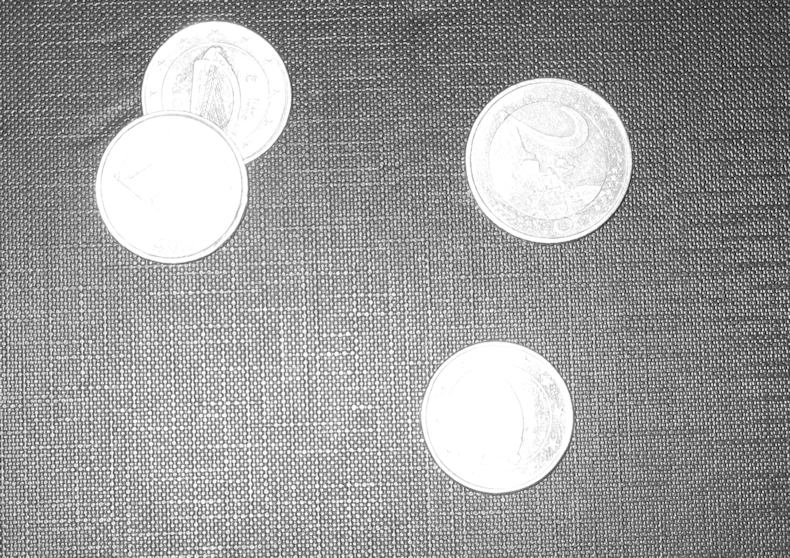
%> input picture Chapter10/images/overlapping_euros1.png, 790 x 558 px
$ octave example10.5.m   (GNU Octave 9; MATLAB toolbox functions it lacks are replaced by stand-ins)
%> lines starting %> are read from the running program, lines starting %| are printed output that depends on the picture; in (x1, y1, x2, y2) boxes, pixels count from 0 and x2, y2 are one past the last pixel; in counts of white or black regions, pixels touching at a corner belong together; the program's own positions count from 1
% Example Matlab script as provided with textbook:
%
%  Fundamentals of Digital Image Processing: A Practical Approach with Examples in Matlab
%  Chris J. Solomon and Toby P. Breckon, Wiley-Blackwell, 2010
%  ISBN: 0470844736, DOI:10.1002/9780470689776, http://www.fundipbook.com
%
center1 = -10;                                  %Create artificial image.....
center2 = -center1;
dist = sqrt(2*(2*center1)^2);
radius = dist/2 * 1.4;
lims = [floor(center1-1.2*radius) ceil(center2+1.2*radius)];
[x,y] = meshgrid(lims(1):lims(2));
bw1 = sqrt((x-center1).^2 + (y-center1).^2) <= radius;
bw2 = sqrt((x-center2).^2 + (y-center2).^2) <= radius;
bw = bw1 | bw2;

D = bwdist(~bw);                                %Calculate basic segmentation function
                                                %(Euclidean distance transform of 	~bw)
subplot(2,2,1), imshow(bw,[]);                  %Display image
subplot(2,2,2), imshow(D,[]);                   %Display basic segmentation function
                                                %Modify segmentation function
D = -D;                                 		%invert and set background pixels lower than all catchment basin minima
D(~bw) = -inf;                                  %
subplot(2,2,3), imshow(D,[]);                   %Display modified segmentation image
L = watershed(D);   subplot(2,2,4), Imagesc(L); %calculate watershed of segmentation function
%> (this line was passed over: Imagesc is not available in this run)
axis image; axis off; colormap(hot); colorbar	%Display labelled image - colour coded

A=imread('overlapping_euros1.png');     		%Read in image
%> A is the input picture: size 558x790 uint8; min 0, max 255, mean 157.2
bw=im2bw(A,graythresh(A));              		%Threshold automatically
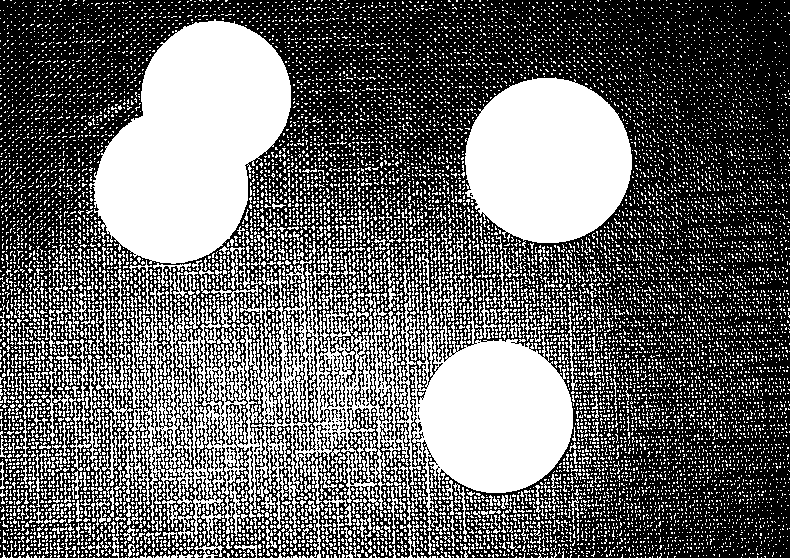
%> bw: size 558x790 logical; 41.1% white; 14250 white regions (13683 under 20 px), largest, box (x1, y1, x2, y2) and area: (89, 19, 291, 264) 32304, (465, 77, 632, 243) 21790, (394, 265, 573, 516) 21121
se=strel('disk',10); bwo=imopen(bw,se); 		%Remove background by opening
%> after `bwo=imopen(bw,se)`:
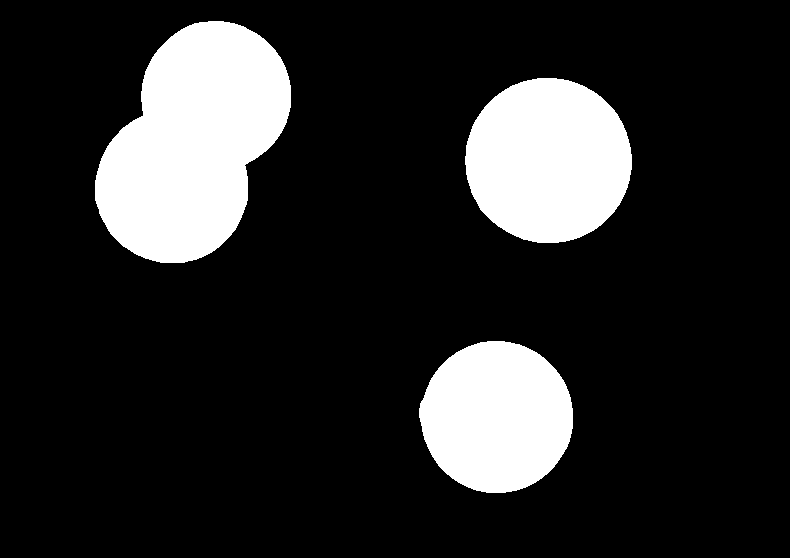
%> bwo: size 558x790 logical; 16.3% white; 3 white regions, box (x1, y1, x2, y2) and area: (95, 21, 291, 263) 32063, (465, 78, 632, 243) 21650, (419, 341, 573, 493) 18190
D = bwdist(~bwo);                       		%Calculate basic segmentation function
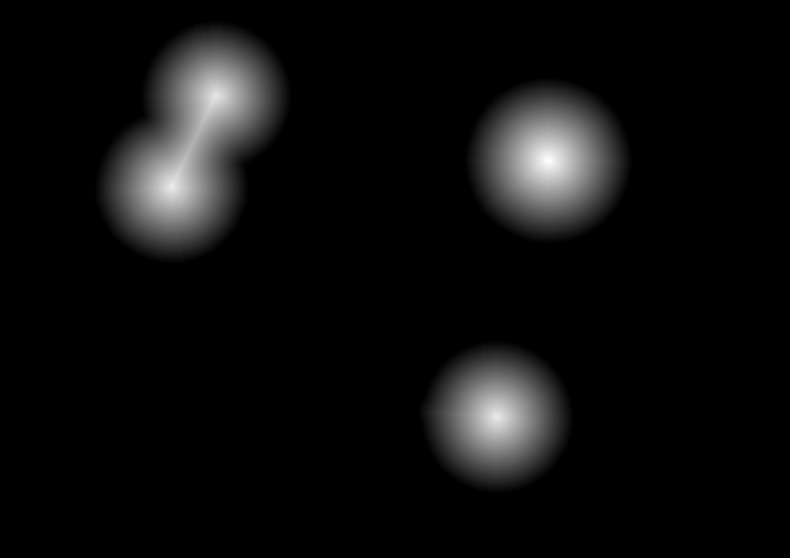
%> D: size 558x790 single; min 0, max 82.37, mean 4.5; drawn with min black and max white
D = -D; D(~bwo) = -255;                 		%invert, set background lower than catchment basin minima
%> after `D = -D`:
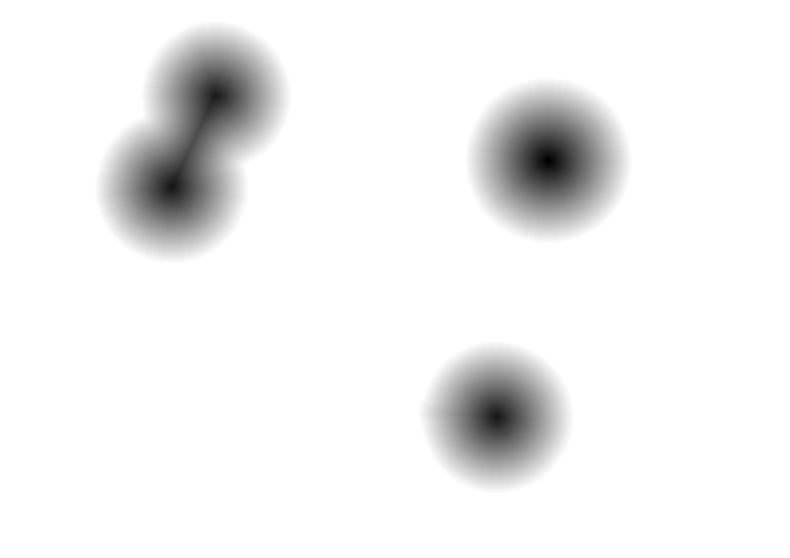
%> D: size 558x790 single; min -82.37, max 0, mean -4.49; drawn with min black and max white
%> after `D(~bwo) = -255`:
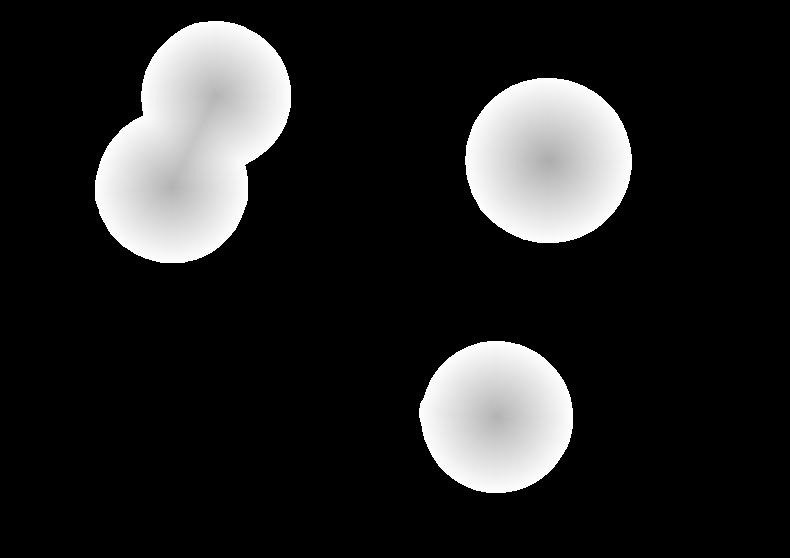
%> D: size 558x790 single; min -255, max -1, mean -217.9; drawn with min black and max white
L = watershed(D);                       		%calculate watershed
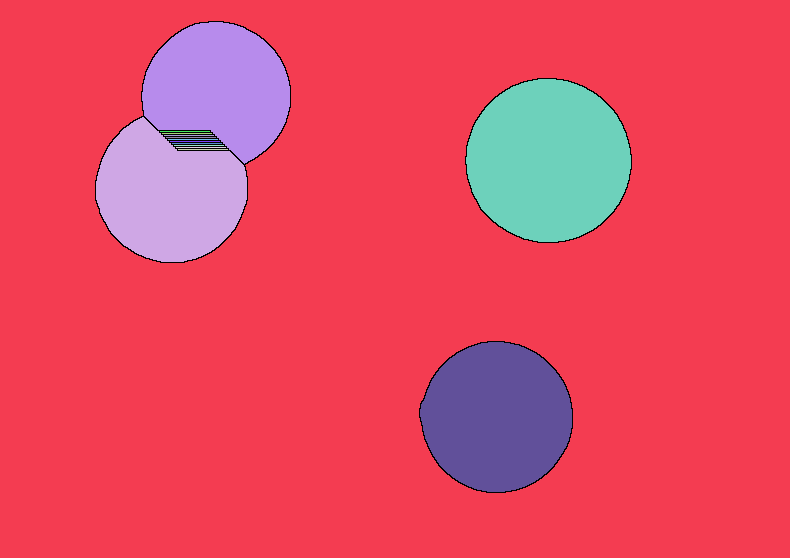
%> L: size 558x790 uint8; 16 distinct labels, from 0 to 15; one colour per label, 0 black

figure, subplot(1,4,1), imshow(A);              %Display original
subplot(1,4,2), imshow(bw)              		%Thresholded image
subplot(1,4,3), imshow(D,[]);           		%Display basic segmentation function
ind=find(L==0); Ac=A; Ac(ind)=0;        		%Identify watersheds and set=0 on original
%> after `ind=find(L==0)`: ind = 2818 values from 53191 to 352268
%> after `Ac(ind)=0`:
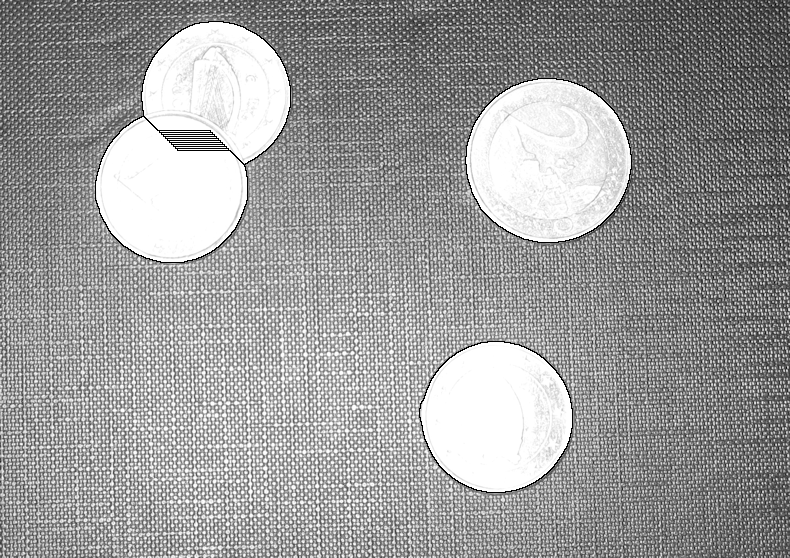
%> Ac: size 558x790 uint8; 0.64% of pixels changed, all inside (x1, y1, x2, y2) = (95, 21, 632, 493)
subplot(1,4,4), imshow(Ac,[]); hold on     		%Segmentation superimposed on original
%Lrgb = label2rgb(L, 'jet', 'w', 'shuffle');     		%calculate label image
%himage = imshow(Lrgb); set(himage, 'AlphaData', 0.3);   %Superimpose transparently on original

$ run again, with Chapter10/images/pears.png copied over Chapter10/images/overlapping_euros1.png
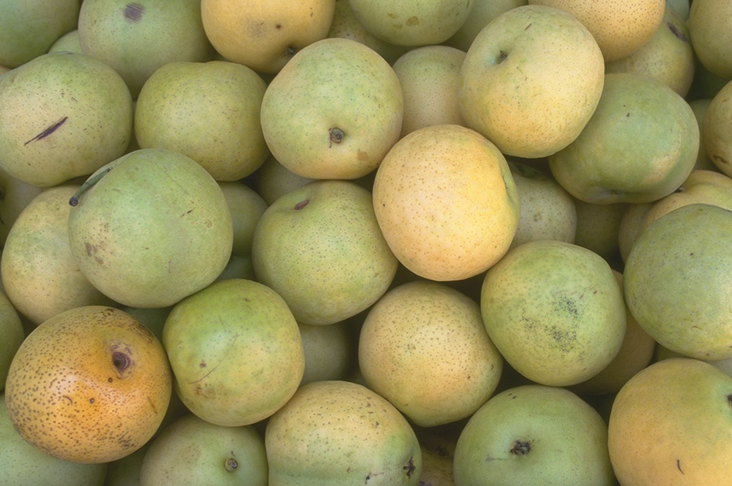
%> input picture Chapter10/images/pears.png, 732 x 486 px
%> A is the input picture: size 486x732x3 uint8; mean R, G, B 154.5, 146.4, 91.1
%> bw: size 486x732 logical; 70.5% white; 653 black regions (630 under 20 px), largest, box (x1, y1, x2, y2) and area: (0, 0, 732, 486) 97441, (0, 0, 84, 74) 3580, (509, 437, 536, 466) 503
%> bwo: size 486x732 logical; 62.9% white; 30 black regions (18 under 20 px), largest, box (x1, y1, x2, y2) and area: (0, 0, 732, 486) 130468, (124, 0, 144, 21) 317, (329, 127, 347, 148) 235
%> `L = watershed(D);`:
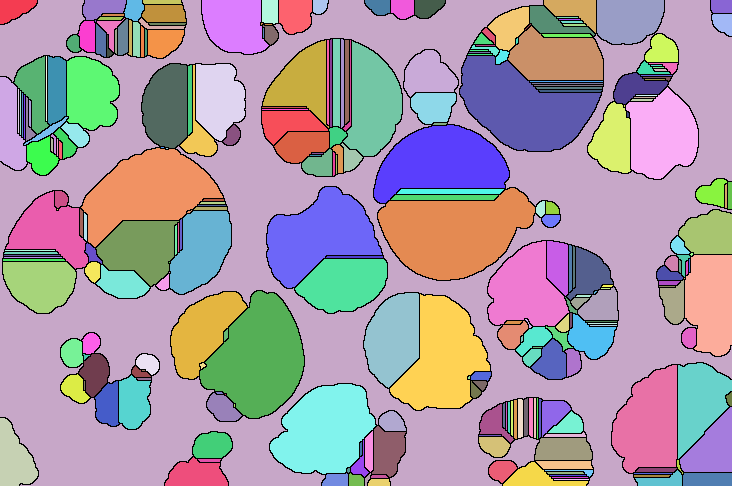
%> L: size 486x732 uint16; 291 distinct labels, from 0 to 290; one colour per label, 0 black
%> ind = 20730 values from 25 to 355739
%> `Ac(ind)=0`:
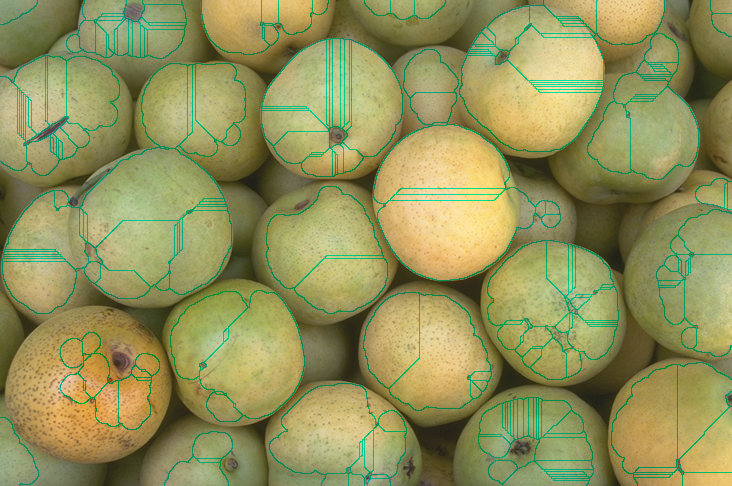
%> Ac: size 486x732x3 uint8; 5.83% of pixels changed, all inside (x1, y1, x2, y2) = (0, 0, 732, 486)

$ run again, with Chapter10/images/trui.png copied over Chapter10/images/overlapping_euros1.png
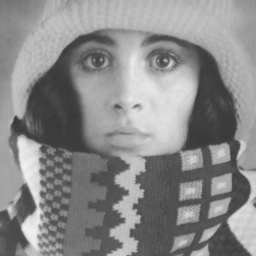
%> input picture Chapter10/images/trui.png, 256 x 256 px
%> A is the input picture: size 256x256 uint8; min 56, max 241, mean 137.7
%> bw: size 256x256 logical; 55% white; 38 black regions (30 under 20 px), largest, box (x1, y1, x2, y2) and area: (9, 29, 130, 256) 14213, (127, 34, 251, 256) 13061, (0, 184, 36, 256) 1421
%> bwo: size 256x256 logical; 42.7% white; 3 white regions, box (x1, y1, x2, y2) and area: (0, 0, 256, 210) 26845, (229, 205, 256, 255) 967, (23, 246, 42, 256) 156
%> `L = watershed(D);`:
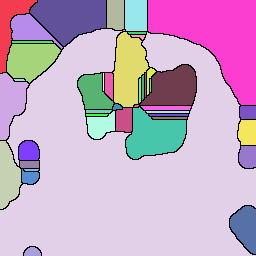
%> L: size 256x256 uint8; 46 distinct labels, from 0 to 45; one colour per label, 0 black
%> ind = 2641 values from 74 to 65535
%> `Ac(ind)=0`:
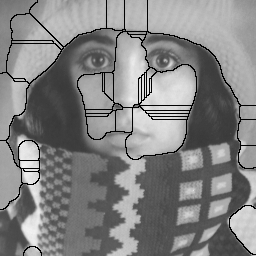
%> Ac: size 256x256 uint8; 4.03% of pixels changed, all inside (x1, y1, x2, y2) = (0, 0, 256, 256)
